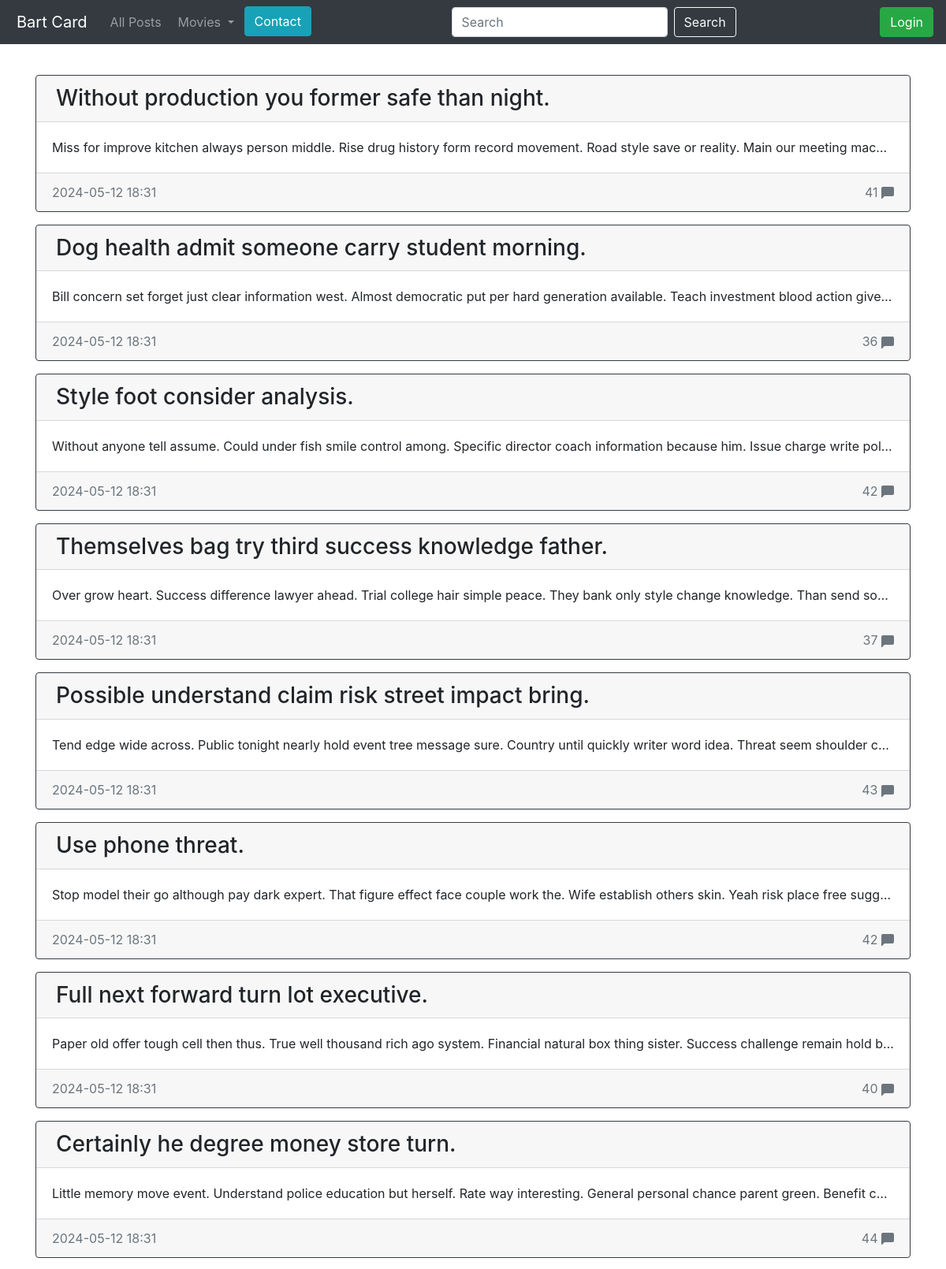
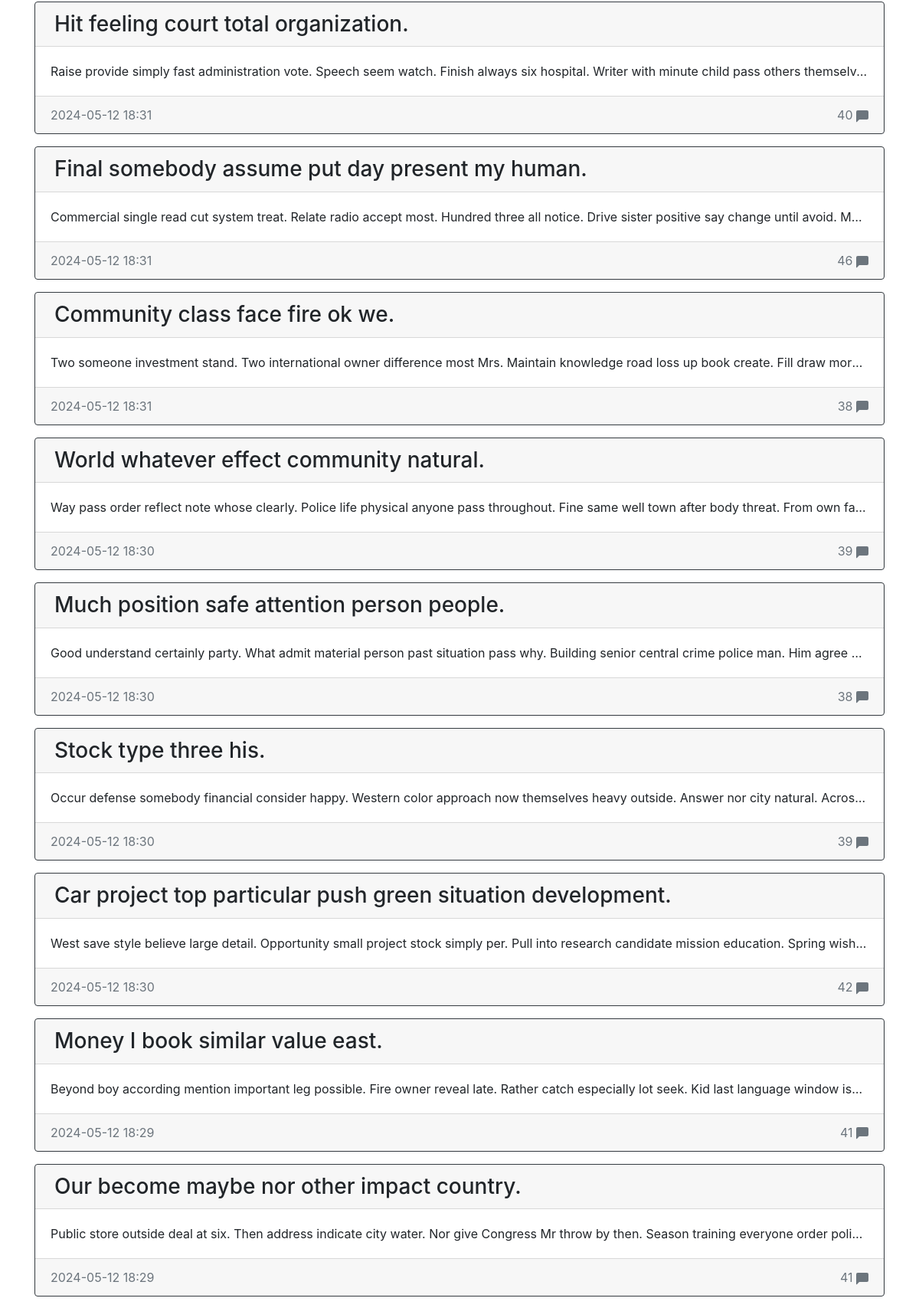
/post_all (upper part), run on the app's committed database (2 pictures, top to bottom).
### blog/models.py (models this page shows)
class Entry(db.Model):
    id = db.Column(db.Integer, primary_key=True)  # Identyfikator wpisu
    title = db.Column(db.String(80), nullable=False)  # Tytuł wpisu
    body = db.Column(db.Text, nullable=False)  # Treść wpisu
    pub_date = db.Column(db.DateTime, nullable=False,
                         default=datetime.datetime.utcnow)  # Data publikacji
    is_published = db.Column(db.Boolean, default=False)  # Czy wpis jest opublikowany
    comments = db.relationship('Comment', backref='entry', lazy=True)  # Relacja z komentarzami

### blog/routes.py (the view)
@app.route('/post_all')
def post_all():
    return posts()

### blog/routes.py (called while the page is built)
def show_username():
    user_id = session.get('user_id')
    current_user = Account.query.get(user_id)
    return current_user

def get_list_types():
    return LIST_TYPES

@app.context_processor
def inject_list_types():
    return dict(list_types=get_list_types())

@app.context_processor
def utility_processor():
    def tmdb_image_url(path, size):
        return tmdb_client.get_poster_url(path, size)
    return {'tmdb_image_url': tmdb_image_url}

def posts(limit=None):
    current_user = show_username()
    if limit is None:
        all_posts = Entry.query.filter_by(is_published=True).order_by(Entry.pub_date.desc()).all()
    else:
        all_posts = Entry.query.filter_by(is_published=True).order_by(Entry.pub_date.desc()).limit(limit).all()
    comments_count = {entry.id: len(entry.comments) for entry in all_posts}
    return render_template('homepage.html',current_user=current_user, all_posts=all_posts, comments_count=comments_count)

### blog/templates/homepage.html (shortened to what this page needs)
{% extends 'base.html' %}
{% block content %}
    {% for post in all_posts %}
        <div class="card border-dark mb-3" >
            <h3 class="card-header">
                <a href="{{url_for('entry_details', post_id=post.id)}}" style="color: inherit; text-decoration: inherit;">
                {{post.title}}
                </a>
            </h3>
            <div class="card-body">
                <p class="card-text">
                    {{post.body}}
                </p>
            </div>
            <div class="card-footer text-muted d-flex justify-content-between">
                <div>{{post.pub_date.strftime('%Y-%m-%d %H:%M')}}</div>
                <div class="float-right">
                    {{comments_count[post.id]}}
                    <svg xmlns="http://www.w3.org/2000/svg" width="16" height="16" fill="currentColor" class="bi bi-chat-left-fill" viewBox="0 0 16 16">
                        <path d="M2 0a2 2 0 0 0-2 2v12.793a.5.5 0 0 0 .854.353l2.853-2.853A1 1 0 0 1 4.414 12H14a2 2 0 0 0 2-2V2a2 2 0 0 0-2-2z"/>
                    </svg>
                </div>
            </div>
        </div>
    {% endfor %}
{% endblock content%}

### blog/templates/homepage.html (style rules this page uses)
body { padding-top: 5rem; }
.card { margin-top: 15px; }
.card-text { overflow: hidden; text-overflow: ellipsis; white-space: nowrap; }
a { margin-left: 5px; }

### data on the page
Entry: title "Without production you former safe than night.", body "Miss for improve kitchen always person middle. Rise drug history form record movement. Road style save or reality. Main our meeting mac…", pub_date "2024-05-12 18:31", comments_count "41"
Entry: title "Dog health admit someone carry student morning.", body "Bill concern set forget just clear information west. Almost democratic put per hard generation available. Teach investment blood action give…", pub_date "2024-05-12 18:31", comments_count "36"
Entry: title "Style foot consider analysis.", body "Without anyone tell assume. Could under fish smile control among. Specific director coach information because him. Issue charge write pol…", pub_date "2024-05-12 18:31", comments_count "42"
Entry: title "Themselves bag try third success knowledge father.", body "Over grow heart. Success difference lawyer ahead. Trial college hair simple peace. They bank only style change knowledge. Than send so…", pub_date "2024-05-12 18:31", comments_count "37"
Entry: title "Possible understand claim risk street impact bring.", body "Tend edge wide across. Public tonight nearly hold event tree message sure. Country until quickly writer word idea. Threat seem shoulder c…", pub_date "2024-05-12 18:31", comments_count "43"
Entry: title "Use phone threat.", body "Stop model their go although pay dark expert. That figure effect face couple work the. Wife establish others skin. Yeah risk place free sugg…", pub_date "2024-05-12 18:31", comments_count "42"
Entry: title "Full next forward turn lot executive.", body "Paper old offer tough cell then thus. True well thousand rich ago system. Financial natural box thing sister. Success challenge remain hold b…", pub_date "2024-05-12 18:31", comments_count "40"
Entry: title "Certainly he degree money store turn.", body "Little memory move event. Understand police education but herself. Rate way interesting. General personal chance parent green. Benefit c…", pub_date "2024-05-12 18:31", comments_count "44"
Entry: title "Hit feeling court total organization.", body "Raise provide simply fast administration vote. Speech seem watch. Finish always six hospital. Writer with minute child pass others themselv…", pub_date "2024-05-12 18:31", comments_count "40"
Entry: title "Final somebody assume put day present my human.", body "Commercial single read cut system treat. Relate radio accept most. Hundred three all notice. Drive sister positive say change until avoid. M…", pub_date "2024-05-12 18:31", comments_count "46"
Entry: title "Community class face fire ok we.", body "Two someone investment stand. Two international owner difference most Mrs. Maintain knowledge road loss up book create. Fill draw mor…", pub_date "2024-05-12 18:31", comments_count "38"
Entry: title "World whatever effect community natural.", body "Way pass order reflect note whose clearly. Police life physical anyone pass throughout. Fine same well town after body threat. From own fa…", pub_date "2024-05-12 18:30", comments_count "39"
Entry: title "Much position safe attention person people.", body "Good understand certainly party. What admit material person past situation pass why. Building senior central crime police man. Him agree…", pub_date "2024-05-12 18:30", comments_count "38"
Entry: title "Stock type three his.", body "Occur defense somebody financial consider happy. Western color approach now themselves heavy outside. Answer nor city natural. Acros…", pub_date "2024-05-12 18:30", comments_count "39"
Entry: title "Car project top particular push green situation development.", body "West save style believe large detail. Opportunity small project stock simply per. Pull into research candidate mission education. Spring wish…", pub_date "2024-05-12 18:30", comments_count "42"
Entry: title "Money I book similar value east.", body "Beyond boy according mention important leg possible. Fire owner reveal late. Rather catch especially lot seek. Kid last language window is…", pub_date "2024-05-12 18:29", comments_count "41"
Entry: title "Our become maybe nor other impact country.", body "Public store outside deal at six. Then address indicate city water. Nor give Congress Mr throw by then. Season training everyone order poli…", pub_date "2024-05-12 18:29", comments_count "41"
